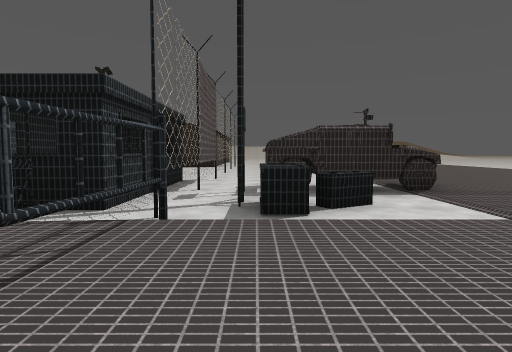
view 1 (above)

13 first-person views from a walk through a 3-D level made in the Unity game engine. The camera is 1.2 m above the floor, tilts 4° down and sees 75° across. The floor is counted in squares, 2 m on a side. Each view is taken from the middle of a square. On the plan, view 1 faces up. The plan holds only what a view shows up to about 10 squares ahead; the rest is blank. The place goes on beyond the plan. The player character is not drawn. Some surface patterns are stand-ins.

view 2
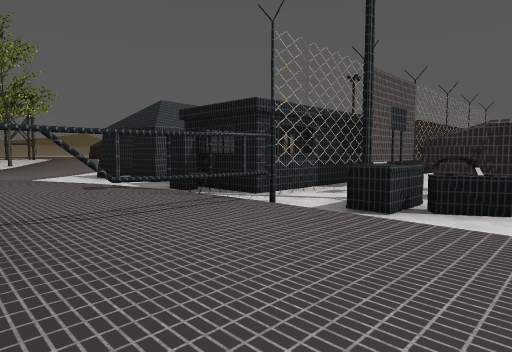

view 3
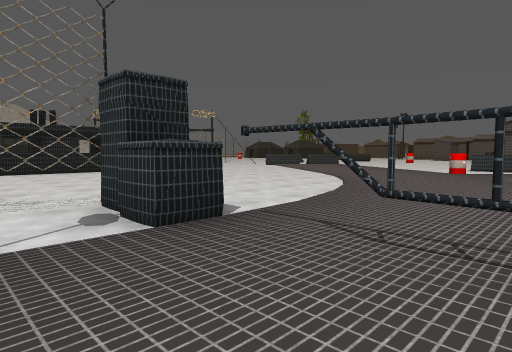

view 4
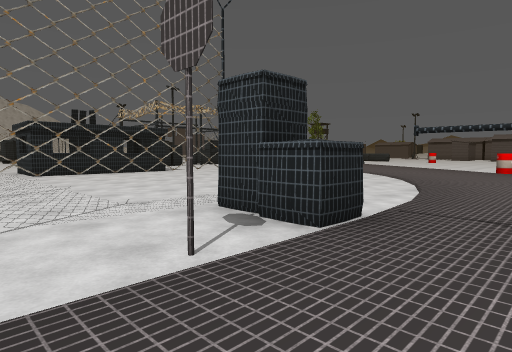

view 5
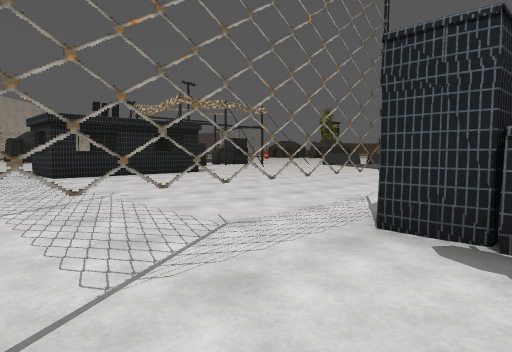

view 6
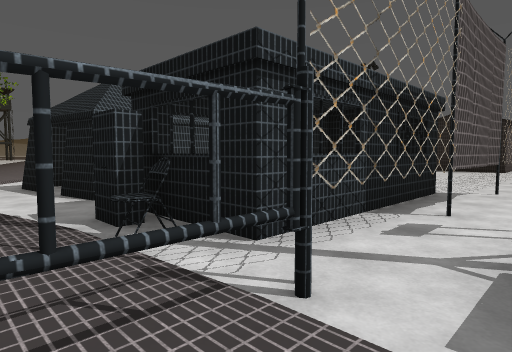

view 7
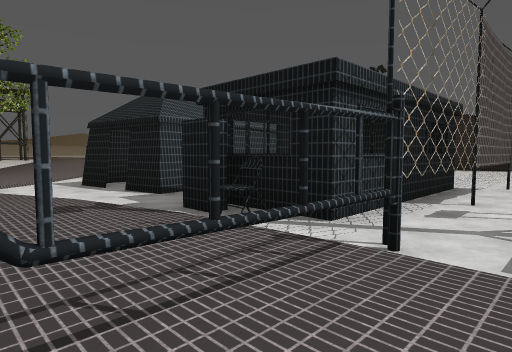

view 8
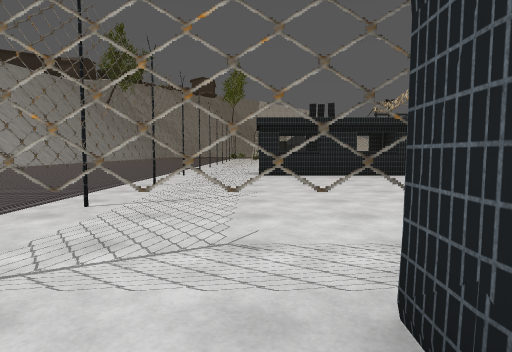

view 9
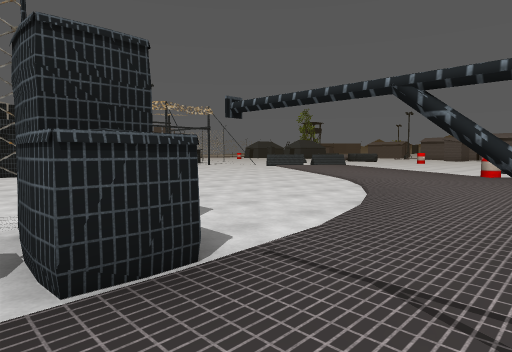

view 10
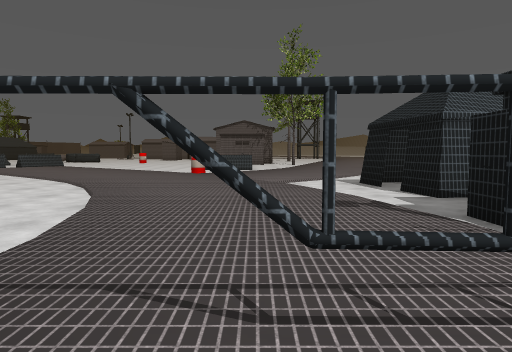

view 11
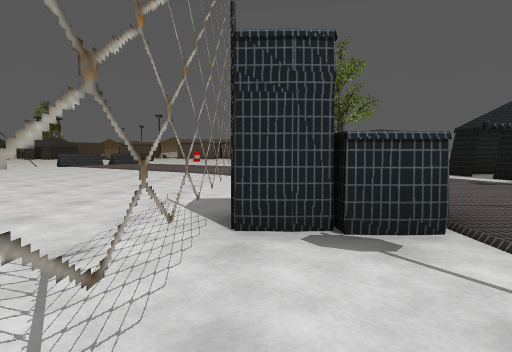

view 12
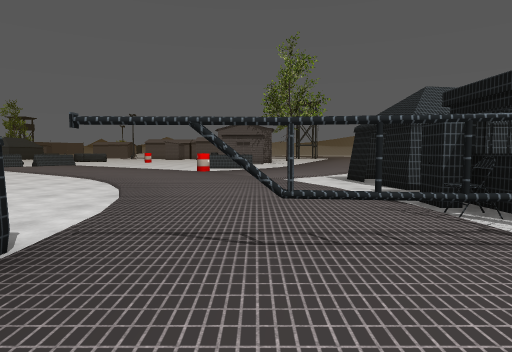

view 13
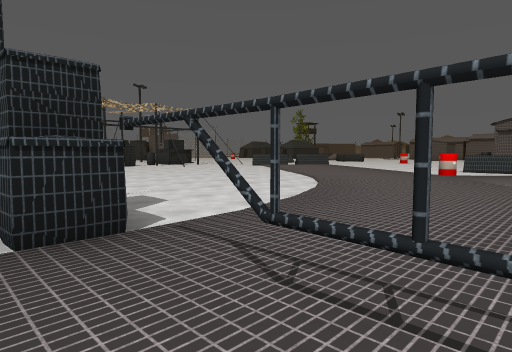

### Floor plan
Key: @ floor where view 1 was taken; # wall or solid block; x gap in a wall; . floor; = window, fence, low wall or low ledge; ^ raised ledge; B barrel; T thing the floor can be seen under or through.
Columns run from 12 left of view 1 to 2 right of it. Each row starts with its distance up from view 1.
  9           .#.
  8          ###..
  7        #  .#..
  6        ## .####
  5      # ## .##..
  4 .... #.#####^^.
  3 ...........x...
  2   .........=...
  1   .........#...
  0  ...........@..
 -1  .B........^...
 -2  ..........TTT.
 -3   ............#
 -4   ............#
 -5   ............#
 -6   ............#
 -7     ..........#
 -8     ..........#
 -9     ..  ......#
-10         #####.#
-11             #.
-12             #

Where each view was taken, in squares from view 1:
view 1: 0 up, 0 right, facing up
view 2: 0 up, 2 right, facing up-left
view 3: 2 up, 1 right, facing down-left
view 4: 1 up, 2 right, facing down-left
view 5: 1 down, 2 right, facing down-left
view 6: 2 up, 0 right, facing up-left
view 7: 1 up, 0 right, facing up-left
view 8: 1 down, 0 right, facing down
view 9: 1 up, 0 right, facing down-left
view 10: 1 up, 0 right, facing left
view 11: 2 down, 2 right, facing left
view 12: 1 up, 1 right, facing left
view 13: 2 up, 0 right, facing down-left
